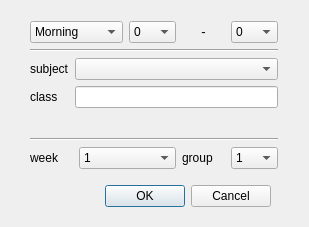
<?xml version="1.0" encoding="UTF-8"?>
<ui version="4.0">
 <class>TimeTableWindow</class>
 <widget class="QDialog" name="TimeTableWindow">
  <property name="geometry">
   <rect>
    <x>0</x>
    <y>0</y>
    <width>309</width>
    <height>227</height>
   </rect>
  </property>
  <property name="windowTitle">
   <string>Dialog</string>
  </property>
  <property name="modal">
   <bool>true</bool>
  </property>
  <widget class="QDialogButtonBox" name="buttonBox">
   <property name="geometry">
    <rect>
     <x>-70</x>
     <y>180</y>
     <width>341</width>
     <height>32</height>
    </rect>
   </property>
   <property name="orientation">
    <enum>Qt::Horizontal</enum>
   </property>
   <property name="standardButtons">
    <set>QDialogButtonBox::Cancel|QDialogButtonBox::Ok</set>
   </property>
  </widget>
  <widget class="QWidget" name="layoutWidget">
   <property name="geometry">
    <rect>
     <x>30</x>
     <y>21</y>
     <width>248</width>
     <height>148</height>
    </rect>
   </property>
   <layout class="QGridLayout" name="gridLayout">
    <item row="0" column="0" colspan="2">
     <widget class="QComboBox" name="part_day_edit">
      <item>
       <property name="text">
        <string>Morning</string>
       </property>
      </item>
      <item>
       <property name="text">
        <string>Aftenoon</string>
       </property>
      </item>
     </widget>
    </item>
    <item row="0" column="2">
     <widget class="QComboBox" name="begin_edit">
      <item>
       <property name="text">
        <string>0</string>
       </property>
      </item>
      <item>
       <property name="text">
        <string>0.5</string>
       </property>
      </item>
      <item>
       <property name="text">
        <string>1</string>
       </property>
      </item>
      <item>
       <property name="text">
        <string>1.5</string>
       </property>
      </item>
      <item>
       <property name="text">
        <string>2</string>
       </property>
      </item>
      <item>
       <property name="text">
        <string>2.5</string>
       </property>
      </item>
      <item>
       <property name="text">
        <string>3</string>
       </property>
      </item>
      <item>
       <property name="text">
        <string>3.5</string>
       </property>
      </item>
      <item>
       <property name="text">
        <string>4</string>
       </property>
      </item>
     </widget>
    </item>
    <item row="0" column="3">
     <widget class="QLabel" name="separator_label">
      <property name="text">
       <string>&lt;!DOCTYPE HTML PUBLIC &quot;-//W3C//DTD HTML 4.0//EN&quot; &quot;http://www.w3.org/TR/REC-html40/strict.dtd&quot;&gt;
&lt;html&gt;&lt;head&gt;&lt;meta name=&quot;qrichtext&quot; content=&quot;1&quot; /&gt;&lt;style type=&quot;text/css&quot;&gt;
p, li { white-space: pre-wrap; }
&lt;/style&gt;&lt;/head&gt;&lt;body style=&quot; font-family:'Sans'; font-size:10pt; font-weight:400; font-style:normal;&quot;&gt;
&lt;p align=&quot;center&quot; style=&quot; margin-top:0px; margin-bottom:0px; margin-left:0px; margin-right:0px; -qt-block-indent:0; text-indent:0px;&quot;&gt;-&lt;/p&gt;&lt;/body&gt;&lt;/html&gt;</string>
      </property>
     </widget>
    </item>
    <item row="0" column="4">
     <widget class="QComboBox" name="end_edit">
      <item>
       <property name="text">
        <string>0</string>
       </property>
      </item>
      <item>
       <property name="text">
        <string>0.5</string>
       </property>
      </item>
      <item>
       <property name="text">
        <string>1</string>
       </property>
      </item>
      <item>
       <property name="text">
        <string>1.5</string>
       </property>
      </item>
      <item>
       <property name="text">
        <string>2</string>
       </property>
      </item>
      <item>
       <property name="text">
        <string>2.5</string>
       </property>
      </item>
      <item>
       <property name="text">
        <string>3</string>
       </property>
      </item>
      <item>
       <property name="text">
        <string>3.5</string>
       </property>
      </item>
      <item>
       <property name="text">
        <string>4</string>
       </property>
      </item>
     </widget>
    </item>
    <item row="1" column="0" colspan="5">
     <widget class="Line" name="line">
      <property name="orientation">
       <enum>Qt::Horizontal</enum>
      </property>
     </widget>
    </item>
    <item row="2" column="0" colspan="5">
     <layout class="QFormLayout" name="formLayout">
      <property name="fieldGrowthPolicy">
       <enum>QFormLayout::AllNonFixedFieldsGrow</enum>
      </property>
      <item row="0" column="1">
       <widget class="QComboBox" name="subject_edit"/>
      </item>
      <item row="1" column="1">
       <widget class="QLineEdit" name="class_edit"/>
      </item>
      <item row="0" column="0">
       <widget class="QLabel" name="subject_label">
        <property name="text">
         <string>subject</string>
        </property>
       </widget>
      </item>
      <item row="1" column="0">
       <widget class="QLabel" name="class_label">
        <property name="text">
         <string>class</string>
        </property>
       </widget>
      </item>
     </layout>
    </item>
    <item row="3" column="0" colspan="5">
     <widget class="Line" name="line_2">
      <property name="orientation">
       <enum>Qt::Horizontal</enum>
      </property>
     </widget>
    </item>
    <item row="4" column="0">
     <widget class="QLabel" name="week_label">
      <property name="text">
       <string>week</string>
      </property>
     </widget>
    </item>
    <item row="4" column="1" colspan="2">
     <widget class="QComboBox" name="week_edit">
      <item>
       <property name="text">
        <string>1</string>
       </property>
      </item>
      <item>
       <property name="text">
        <string>2</string>
       </property>
      </item>
      <item>
       <property name="text">
        <string>all</string>
       </property>
      </item>
     </widget>
    </item>
    <item row="4" column="3">
     <widget class="QLabel" name="group_label">
      <property name="text">
       <string>group</string>
      </property>
     </widget>
    </item>
    <item row="4" column="4">
     <widget class="QComboBox" name="group_edit">
      <item>
       <property name="text">
        <string>1</string>
       </property>
      </item>
      <item>
       <property name="text">
        <string>2</string>
       </property>
      </item>
      <item>
       <property name="text">
        <string>all</string>
       </property>
      </item>
     </widget>
    </item>
   </layout>
  </widget>
 </widget>
 <resources/>
 <connections>
  <connection>
   <sender>buttonBox</sender>
   <signal>accepted()</signal>
   <receiver>TimeTableWindow</receiver>
   <slot>accept()</slot>
   <hints>
    <hint type="sourcelabel">
     <x>248</x>
     <y>254</y>
    </hint>
    <hint type="destinationlabel">
     <x>157</x>
     <y>274</y>
    </hint>
   </hints>
  </connection>
  <connection>
   <sender>buttonBox</sender>
   <signal>rejected()</signal>
   <receiver>TimeTableWindow</receiver>
   <slot>reject()</slot>
   <hints>
    <hint type="sourcelabel">
     <x>316</x>
     <y>260</y>
    </hint>
    <hint type="destinationlabel">
     <x>286</x>
     <y>274</y>
    </hint>
   </hints>
  </connection>
 </connections>
</ui>
